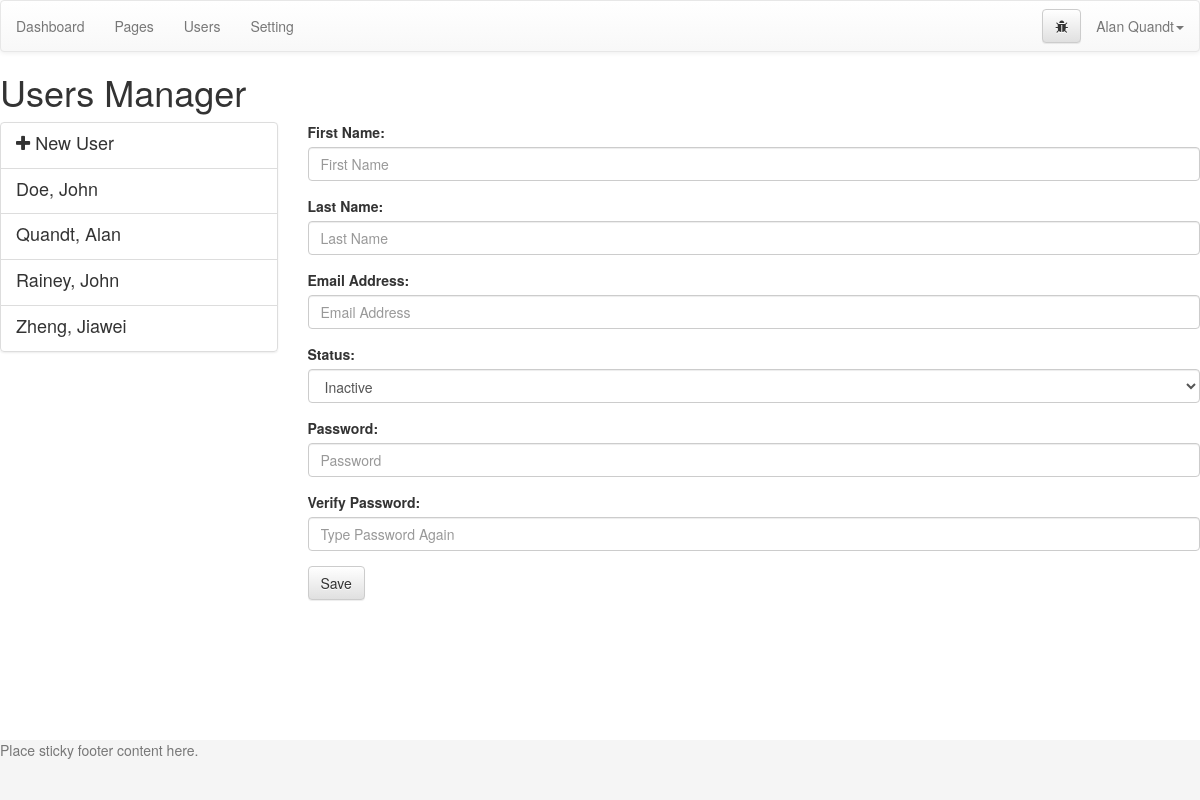
Page /admin/index.php?page=users (signed in) on the committed database.
### tables this page shows
CREATE TABLE `users` (
  `id` mediumint(9) NOT NULL,
  `avatar` varchar(100) NOT NULL,
  `first` varchar(200) NOT NULL,
  `last` varchar(200) NOT NULL,
  `email` varchar(300) NOT NULL,
  `password` varchar(200) NOT NULL,
  `status` int(1) NOT NULL DEFAULT '1'
);

### admin/index.php (called while the page is built)
<?php
  include('template/header.php');
  include('views/'.$page.'.php');
  include('template/footer.php');
?>

### admin/functions/data.php (called while the page is built, shortened)
<?php
function data_user($dbc, $id) {
  if(is_numeric($id)) {
    $cond = "where id = '$id'";
  }else {
    $cond = "where email = '$id'";
  }
  $q = "select * from users $cond";
  $r = mysqli_query($dbc, $q);
  $data = mysqli_fetch_assoc($r);
  $data['fullname'] = $data['first'].' '.$data['last'];
  $data['fullname_reverse'] = $data['last'].', '.$data['first'];
  return $data;
}
?>

### admin/config/setup.php (called while the page is built, shortened)
<?php
include('../config/connection.php');
include('functions/data.php');
$user = data_user($dbc, $_SESSION['username']);
?>

### admin/views/users.php (the view, shortened to what this page needs)
<h1>Users Manager</h1>
<div class="row">
  <div class="col-md-3">
    <div class="list-group">
      <a class="list-group-item" href="index.php?page=users">
        <h4 class="list-group-item-heading"><i class="fa fa-plus"></i> New User</h4>
      </a>
      <?php
        $q = "select * from users order by last ASC";
        $r = mysqli_query($dbc, $q);
        while ($list = mysqli_fetch_assoc($r)) {
          $list = data_user($dbc, $list['id']);
          ?>
          <a class="list-group-item <?php selected($list['id'], $opened['id'], 'active'); ?>" href="index.php?page=users&id=<?php echo $list['id'] ?>">
            <h4 class="list-group-item-heading"><?php echo $list['fullname_reverse'] ?></h4>
          </a>
      <?php } ?>
    </div>
  </div>
  <div class="col-md-9">
    <form action="index.php?page=users&id=<?php echo $opened['id']; ?>" method="post" role="form">
      <div class="form-group">
        <label for="first">First Name:</label>
        <input class="form-control" type="text" name="first" value="<?php echo $opened['first'] ?>" id="first" placeholder="First Name" autocomplete="off">
      </div>
      <div class="form-group">
        <label for="last">Last Name:</label>
        <input class="form-control" type="text" name="last" value="<?php echo $opened['last'] ?>" id="last" placeholder="Last Name" autocomplete="off">
      </div>
      <div class="form-group">
        <label for="email">Email Address:</label>
        <input class="form-control" type="email" name="email" value="<?php echo $opened['email'] ?>" id="email" placeholder="Email Address" autocomplete="off">
      </div>
      <div class="form-group">
        <label for="status">Status:</label>
        <select class="form-control" name="status" id="status">
          <option value="0" <?php if(isset($_GET['id'])) { selected('0', $opened['status'], 'selected');} ?>>Inactive</option>
        </select>
      </div>
      <div class="form-group">
        <label for="password">Password:</label>
        <input class="form-control" type="password" name="password" id="password" value="" placeholder="Password" autocomplete="off">
      </div>
      <div class="form-group">
        <label for="passworvb">Verify Password:</label>
        <input class="form-control" type="password" name="passwordv" id="passwordv" value="" placeholder="Type Password Again" autocomplete="off">
      </div>
      <button type="submit" class="btn btn-default">Save</button>
    </form>
  </div>
</div>

### admin/config/css.php (style rules this page uses)
html { position: relative; min-height: 100%; }
body { margin-bottom: 60px; }

### rows in the picture
users: fullname_reverse "Doe, John"
users: fullname_reverse "Quandt, Alan"
users: fullname_reverse "Rainey, John"
users: fullname_reverse "Zheng, Jiawei"

### other values in the picture
$user['fullname'] "Alan Quandt"
